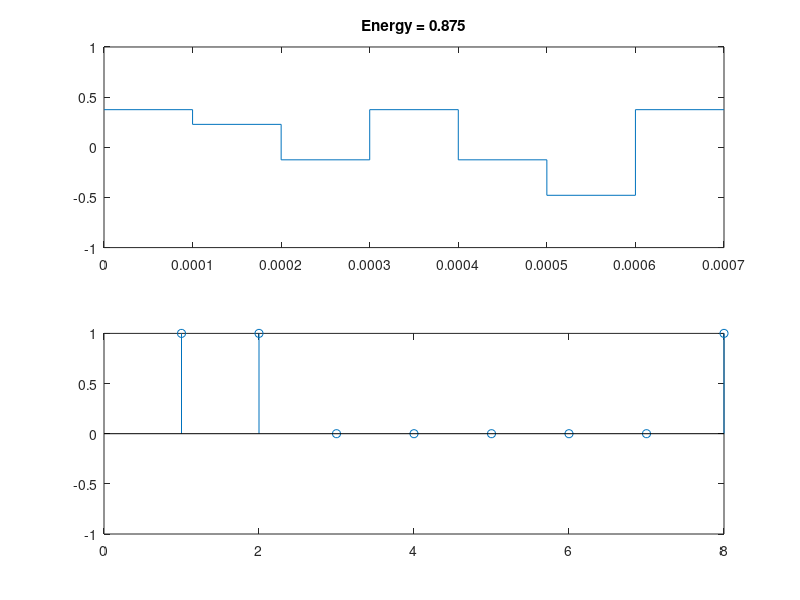

Reproduce this figure in MATLAB.
clear all;
close all;

data = [0 0 0 1 1 0 1 1];
N_data = length(data);
N_symbol = 2;
N_symbols = floor(N_data/N_symbol);

Ts = 1/10e3;
T_end = (N_symbols*2)*Ts;
T_symbol = T_end;

F_mod = 10;

t = 0:Ts:T_end-Ts;
N_t = length(t);

for run=1:10

data = round(rand(1,8));

%s = zeros(N_symbols*2,N_t);

%symbols = zeros(1,N_symbols*2+1);
symbols = zeros(1,N_symbols);
for i=1:N_symbols
  symbol_data = data(((i-1)*N_symbol+1):(i*N_symbol));
  if N_symbol > 1
    val = 0;
    for k=0:N_symbol-1
      val = val + symbol_data(N_symbol-k)*2^k;
    end
    arg(i) = 2*pi*val/2^N_symbol;%+pi/4;
    X = exp(1j*arg(i));
  else
    X = data(i);
  end
  symbols(i) = X;
  %s(i,:) = X*exp(2j*pi*t*(i-1)/T_symbol);
  
  %symbols(i+N_symbols + 1) = conj(exp(1j*arg(i)));
end

A = [symbols 0 conj(symbols(end:-1:2))];
a = ifft(A);

%s = [s ; conj(s(2:end,:))];
%v = sum(s,1);
v = a;
E = sum(abs(v).^2);
V = fft(v)/length(v);
v_real = real(v);
v_imag = imag(v);

D = fft(v)/length(v);
D = D(1:N_symbols);

subplot(2,1,1);
stairs(t,v_real);
ylim([-1 1]);
title(['Energy = ' num2str(E)]);
subplot(2,1,2);
stem(fft(v));
hold on;
stairs(t,v_imag);
ylim([-1 1]);
hold off;

pause(0.05)

end;